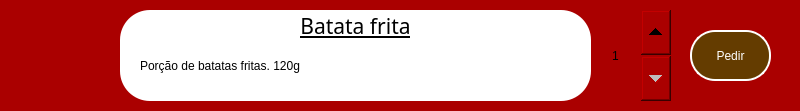
        <widget class="QFrame" name="item6">
         <property name="geometry">
          <rect>
           <x>120</x>
           <y>970</y>
           <width>800</width>
           <height>111</height>
          </rect>
         </property>
         <property name="styleSheet">
          <string notr="true">border-radius: 55px;
background-color: rgb(170, 0, 0);</string>
         </property>
         <property name="frameShape">
          <enum>QFrame::StyledPanel</enum>
         </property>
         <property name="frameShadow">
          <enum>QFrame::Raised</enum>
         </property>
         <widget class="QFrame" name="caixa_disc_17">
          <property name="geometry">
           <rect>
            <x>120</x>
            <y>10</y>
            <width>471</width>
            <height>91</height>
           </rect>
          </property>
          <property name="styleSheet">
           <string notr="true">background-color: rgb(255, 255, 255);
border-radius: 30px</string>
          </property>
          <property name="frameShape">
           <enum>QFrame::StyledPanel</enum>
          </property>
          <property name="frameShadow">
           <enum>QFrame::Raised</enum>
          </property>
          <widget class="QLabel" name="disc_item1_29">
           <property name="geometry">
            <rect>
             <x>30</x>
             <y>0</y>
             <width>411</width>
             <height>31</height>
            </rect>
           </property>
           <property name="font">
            <font>
             <family>GothicG</family>
             <pointsize>16</pointsize>
             <italic>false</italic>
             <bold>false</bold>
             <underline>true</underline>
            </font>
           </property>
           <property name="styleSheet">
            <string notr="true">font: 16pt &quot;GothicG&quot;;
text-decoration: underline;
color: rgb(0, 0, 0);</string>
           </property>
           <property name="text">
            <string>Batata frita</string>
           </property>
           <property name="textFormat">
            <enum>Qt::AutoText</enum>
           </property>
           <property name="alignment">
            <set>Qt::AlignCenter</set>
           </property>
          </widget>
          <widget class="QLabel" name="disc_item1_30">
           <property name="geometry">
            <rect>
             <x>20</x>
             <y>30</y>
             <width>381</width>
             <height>51</height>
            </rect>
           </property>
           <property name="tabletTracking">
            <bool>false</bool>
           </property>
           <property name="contextMenuPolicy">
            <enum>Qt::ActionsContextMenu</enum>
           </property>
           <property name="styleSheet">
            <string notr="true">color: rgb(0, 0, 0);
font: 10pt &quot;GothicE&quot;;</string>
           </property>
           <property name="text">
            <string>Porção de batatas fritas. 120g</string>
           </property>
          </widget>
         </widget>
         <widget class="QPushButton" name="pedir_item6">
          <property name="geometry">
           <rect>
            <x>690</x>
            <y>30</y>
            <width>81</width>
            <height>51</height>
           </rect>
          </property>
          <property name="styleSheet">
           <string notr="true">QPushButton {
background-color: rgb(100, 60, 0);
font: 10pt &quot;GothicG&quot;;
border-radius: 25px;
color: rgb(255, 255, 255);
border: 2px solid #ffffff;
}

QPushButton::hover{
	background-color: rgb(80, 60, 0)
}

QPushButton::pressed {
	background-color: rgb(90, 10, 0)
}</string>
          </property>
          <property name="text">
           <string>Pedir</string>
          </property>
         </widget>
         <widget class="QSpinBox" name="spinBox_6">
          <property name="geometry">
           <rect>
            <x>610</x>
            <y>10</y>
            <width>61</width>
            <height>91</height>
           </rect>
          </property>
          <property name="styleSheet">
           <string notr="true">QSpinBox
{
    border: none;

    padding-top: 30px;
    padding-bottom: 30px;

    background-repeat: no-repeat;
    background-position: center;
    background-clip: content;
	font: 12pt &quot;Georgia&quot;;
}

QSpinBox::up-button
{
    min-width: 30px;
    min-height: 30px;
    background-position: top right;

    subcontrol-position: top right; /* position at the top right corner */
    subcontrol-origin: padding;
}

QSpinBox::down-button
{
    min-width: 30px;
    min-height: 30px;

    background-position: bottom right;

    subcontrol-position: bottom  right; /* position at the top right corner */

}

</string>
          </property>
          <property name="minimum">
           <number>1</number>
          </property>
         </widget>
         <zorder>pedir_item6</zorder>
         <zorder>spinBox_6</zorder>
         <zorder>caixa_disc_17</zorder>
        </widget>
